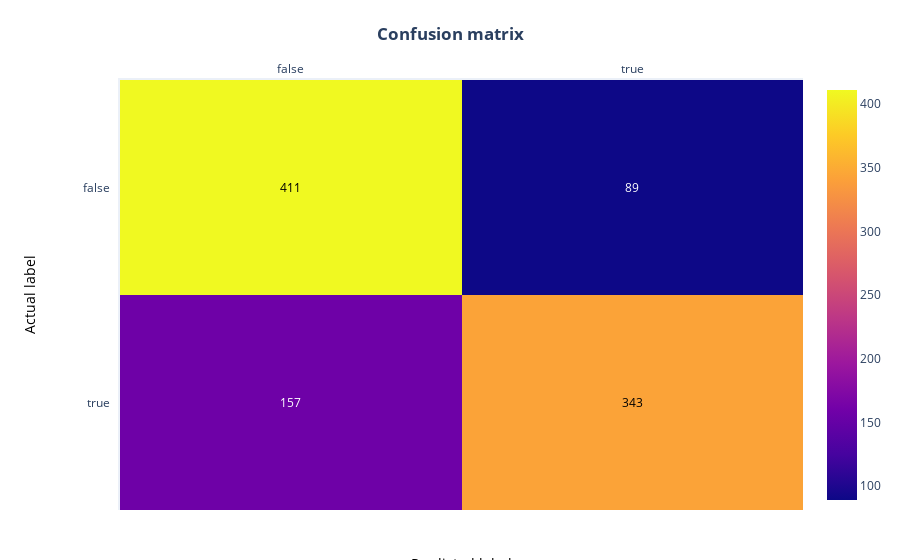

Notebook source saved alongside this figure:
### Markdown cell above
As expected, we see a noticeable drop in accuracy using a different set.

Again, let's visually analyze its performance:

### Code cell
# plot new confusion matrix
# Create the list of unique labels in the test set to use in our plot
unique_targets = sorted(list(balanced_dataset["is_hiker"].unique()))

# Convert values to lower case so the plot code can count the outcomes
x = y = [str(s).lower() for s in unique_targets]

# Plot the matrix above as a heatmap with annotations (values) in its cells
fig = ff.create_annotated_heatmap(cm, x, y)

# Set titles and ordering
fig.update_layout(  title_text="<b>Confusion matrix</b>", 
                    yaxis = dict(categoryorder = "category descending")
                    )

fig.add_annotation(dict(font=dict(color="black",size=14),
                        x=0.5,
                        y=-0.15,
                        showarrow=False,
                        text="Predicted label",
                        xref="paper",
                        yref="paper"))

fig.add_annotation(dict(font=dict(color="black",size=14),
                        x=-0.15,
                        y=0.5,
                        showarrow=False,
                        text="Actual label",
                        textangle=-90,
                        xref="paper",
                        yref="paper"))

# We need margins so the titles fit
fig.update_layout(margin=dict(t=80, r=20, l=120, b=50))
fig['data'][0]['showscale'] = True
fig.show()

### Figure 1 — Plotly figure (JSON) as saved in the notebook; plotly's stock layout.template omitted (floating-point values rounded to 4 significant figures)
{"data": [{"colorscale": [[0, "#0d0887"], [0.1111, "#46039f"], [0.2222, "#7201a8"], [0.3333, "#9c179e"], [0.4444, "#bd3786"], [0.5556, "#d8576b"], [0.6667, "#ed7953"], [0.7778, "#fb9f3a"], [0.8889, "#fdca26"], [1, "#f0f921"]], "reversescale": false, "showscale": true, "type": "heatmap", "x": ["false", "true"], "y": ["false", "true"], "z": [[411, 89], [157, 343]]}], "layout": {"annotations": [{"font": {"color": "#000000"}, "showarrow": false, "text": "411", "x": "false", "xref": "x", "y": "false", "yref": "y"}, {"font": {"color": "#FFFFFF"}, "showarrow": false, "text": "89", "x": "true", "xref": "x", "y": "false", "yref": "y"}, {"font": {"color": "#FFFFFF"}, "showarrow": false, "text": "157", "x": "false", "xref": "x", "y": "true", "yref": "y"}, {"font": {"color": "#000000"}, "showarrow": false, "text": "343", "x": "true", "xref": "x", "y": "true", "yref": "y"}, {"font": {"color": "black", "size": 14}, "showarrow": false, "text": "Predicted label", "x": 0.5, "xref": "paper", "y": -0.15, "yref": "paper"}, {"font": {"color": "black", "size": 14}, "showarrow": false, "text": "Actual label", "textangle": -90, "x": -0.15, "xref": "paper", "y": 0.5, "yref": "paper"}], "margin": {"b": 50, "l": 120, "r": 20, "t": 80}, "title": {"text": "<b>Confusion matrix</b>"}, "xaxis": {"dtick": 1, "gridcolor": "rgb(0, 0, 0)", "side": "top", "ticks": ""}, "yaxis": {"categoryorder": "category descending", "dtick": 1, "ticks": "", "ticksuffix": "  "}}}
